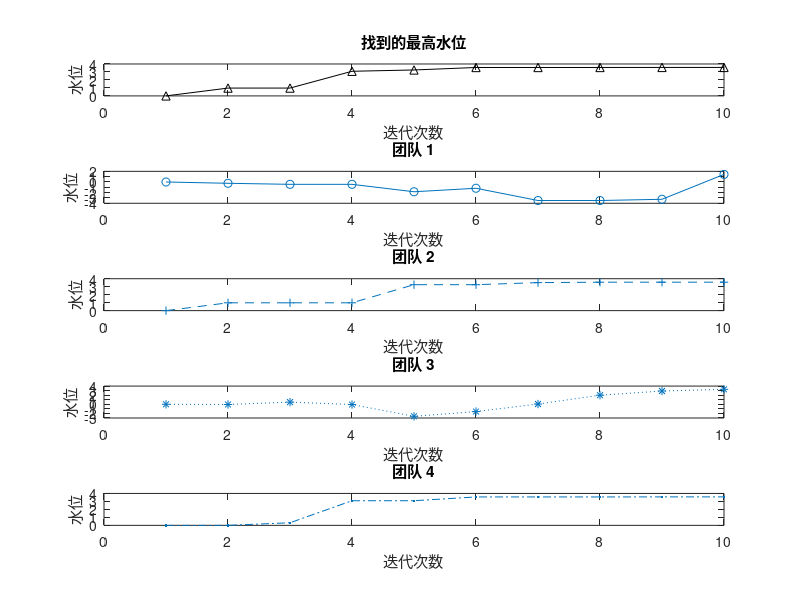
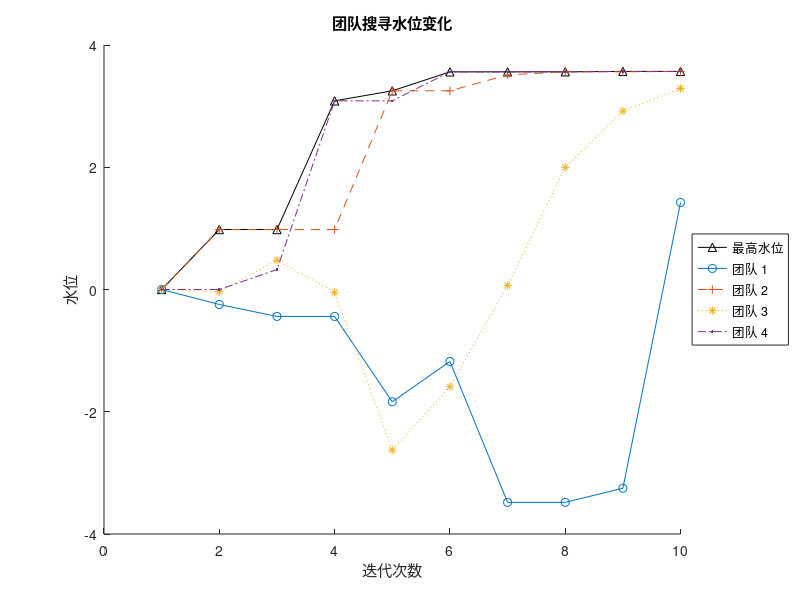

MATLAB code for these plots, in order:
% 初始化
num_iterations = 10;  % 迭代次数
num_teams = 4;  % 团队数
pset = zeros(num_iterations, num_teams, 2);  % 粒子集
pset(1, :, :) = [3 -3; 3 3; -3 3; -3 -3];  % 初始位置
water_level = zeros(num_iterations, num_teams);  % 水位

% 计算初始水位
for i = 1:num_teams
    water_level(1, i) = peaks(pset(1, i, 1), pset(1, i, 2));
end

% 初始个体最优和全局最优
pbest = squeeze(pset(1, :, :));
gbest_idx = find(water_level(1, :) == max(water_level(1, :)), 1);
gbest = pbest(gbest_idx, :);

% 迭代
for t = 2:num_iterations
    for n = 1:num_teams
        % 更新位置
        for v = 1:2
            pset(t, n, v) = pset(t-1, n, v) + 0.5 * ((pbest(n, v) - pset(t-1, n, v)) + (gbest(v) - pset(t-1, n, v)));
        end
        % 计算水位
        water_level(t, n) = peaks(pset(t, n, 1), pset(t, n, 2));
        % 更新个体最优
        if water_level(t, n) > water_level(t-1, n)
            pbest(n, :) = squeeze(pset(t, n, :));
        end
    end
    % 更新全局最优
    gbest_idx = find(water_level(t, :) == max(water_level(t, :)), 1);
    gbest = pbest(gbest_idx, :);
end

% 线条和标记样式
line_styles = {'-', '--', ':', '-.'};
marker_styles = {'o', '+', '*', '.'};

% 绘图
figure; % 5个子图
subplot(num_teams+1, 1, 1);
plot(max(water_level, [], 2), 'k-^');
title('找到的最高水位');
xlabel('迭代次数');
ylabel('水位');
for i = 1:num_teams
    subplot(num_teams+1, 1, i+1);
    plot(water_level(:, i), line_styles{i}, 'Marker', marker_styles{i});
    title(['团队 ', num2str(i)]);
    xlabel('迭代次数');
    ylabel('水位');
end

figure; % 合成图
hold on;
plot(max(water_level, [], 2), 'k-^', 'DisplayName','最高水位');
for i = 1:num_teams
    plot(water_level(:, i), line_styles{i}, 'Marker', marker_styles{i}, 'DisplayName',['团队 ', num2str(i)]);
end
title('团队搜寻水位变化');
xlabel('迭代次数');
ylabel('水位');
legend('Location','eastoutside'); % 显示图例，并放到图形的外右边
hold off;
